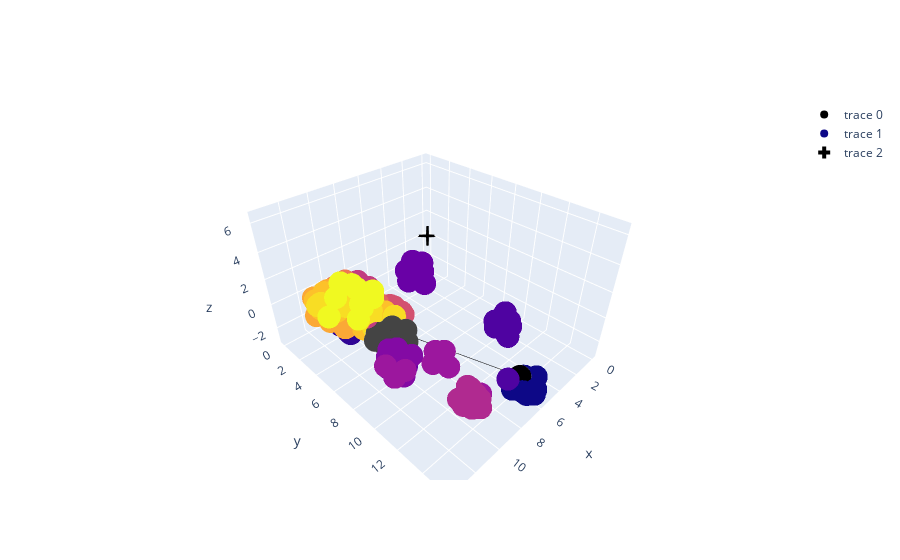

Notebook source saved alongside this figure:
### Code cell
go.Figure(data=[queries, contexts, origin])

### Figure 1 — Plotly figure (JSON) as saved in the notebook; plotly's stock layout.template omitted (floating-point values rounded to 4 significant figures; data arrays with more than 128 entries replaced by an {"elided": "..."} marker saying what was removed)
{"data": [{"line": {"color": "rgba(0,0,0,1)", "width": 0}, "marker": {"color": ["#000000"]}, "text": ["0", "1", "2", "3", "4", "5", "6", "7", "8", "9", "10", "11", "12", "13", "14"], "type": "scatter3d", "x": [6.282, 9.825, 10.18, 10.2, 11.34, 11.4, 10.87, 10.37, 10.14, 10.03, 10.57, 10.9, 10.72, 11.1, 11.1], "y": [14.31, 7.715, 8.659, 8.733, 8.274, 8.825, 8.599, 8.106, 6.8, 7.209, 7.693, 7.601, 6.82, 6.839, 7.087], "z": [-1.536, 0.01359, 0.9887, 0.1649, 0.4481, 0.4766, -0.08692, 0.2951, -0.2344, 0.3046, 0.6465, -0.4647, -0.4376, -0.3542, 0.3609]}, {"line": {"color": "rgba(0,0,0,0)", "width": 0}, "marker": {"color": {"elided": "160 int values"}}, "text": {"elided": "160 str values"}, "type": "scatter3d", "x": {"elided": "160 float values"}, "y": {"elided": "160 float values"}, "z": {"elided": "160 float values"}}, {"marker": {"color": "#000000", "size": 10, "symbol": "cross"}, "mode": "markers", "text": ["origin"], "type": "scatter3d", "x": [0], "y": [0], "z": [0]}], "layout": {}}
